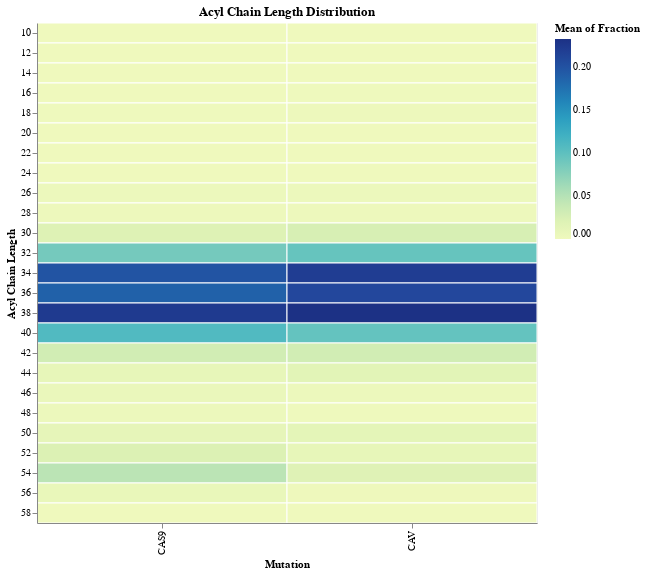

Notebook code for this chart:
### Markdown cell above
## Heatmap

### Code cell
source = ptnstd[ptnstd['Acyl Chain Length'] % 2 == 0]
hcl = alt.Chart(source).mark_rect(stroke='white').encode(
    x='Mutation:N',
    y=alt.Y('Acyl Chain Length:O'),
    color='mean(Fraction):Q',
    tooltip=['Mutation', 'Acyl Chain Length', 'mean(Fraction)']
).properties(
    title = "Acyl Chain Length Distribution",
    width=500,
    height=500
)
hcl.save('graphs/cas_cav/chain_length/Heatmap_EvenCL.png', ppi=300,)
hcl

### Figure 1 — Vega-Lite specification as saved in the notebook (floating-point values rounded to 4 significant figures; data arrays with more than 128 entries replaced by an {"elided": "..."} marker saying what was removed)
{"config": {"view": {"continuousWidth": 300, "continuousHeight": 300}}, "data": {"name": "data-9db287e0433ce23187dda506e3479d30"}, "mark": {"type": "rect", "stroke": "white"}, "encoding": {"color": {"aggregate": "mean", "field": "Fraction", "type": "quantitative"}, "tooltip": [{"field": "Mutation", "type": "nominal"}, {"field": "Acyl Chain Length", "type": "quantitative"}, {"aggregate": "mean", "field": "Fraction", "type": "quantitative"}], "x": {"field": "Mutation", "type": "nominal"}, "y": {"field": "Acyl Chain Length", "type": "ordinal"}}, "height": 500, "title": "Acyl Chain Length Distribution", "width": 500, "$schema": "https://vega.github.io/schema/vega-lite/v5.17.0.json", "datasets": {"data-9db287e0433ce23187dda506e3479d30": {"elided": "200 records"}}}
